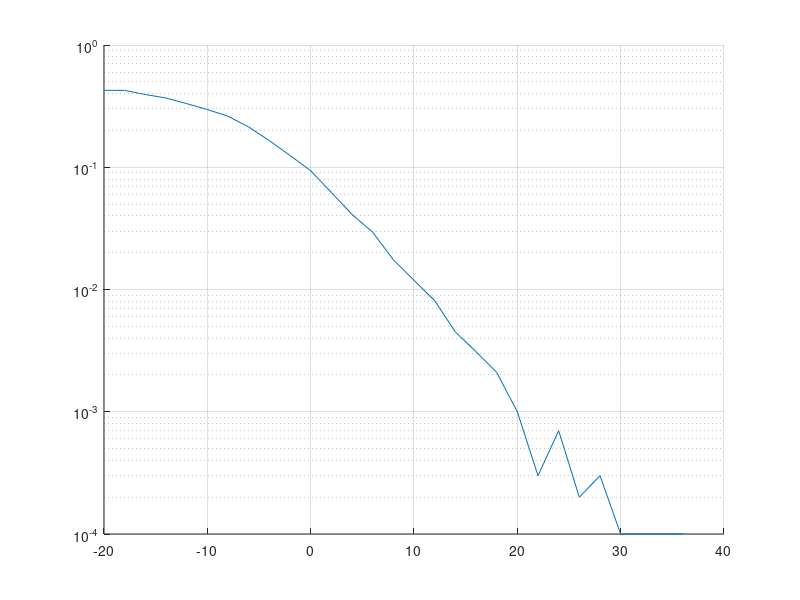

MATLAB code to generate this figure:
N=10000; 
snr =-20:2:40;
data=randn(1,N)>=0; 
info = 2*data-1;
time=0:1:N*1-1;
bitstream_transmit=zeros(1,N);
P=2;
for k=1:N %bpsk
    if(info(k)==1)
        bitstream_transmit(k)=-sqrt(P);
    else
        bitstream_transmit(k)=sqrt(P);
    end
end

%plot(time,data)

error=[]
for i=snr
    h=sqrt(P)*abs(randn(1,N)+j*randn(1,N));
%     norm(h)
%     abs(h)
    snr__ = 10^(i/10);
    std = sqrt(P/snr__);
    n=(std)*randn(1,N);
    channel=bitstream_transmit.*h+n;

    bitstream_received=zeros(1,N);
%     channel=channel./norm(h);
    for k=1:N
        if(channel(k)>=0)  %demodulate bpsk
            bitstream_received(k)=0;
        else
            bitstream_received(k)=1;
        end
    end

    hold on
%     plot(time,bitstream_received)


    ber=sum(xor(data,bitstream_received)/N);
    error=[error ber];
end

semilogy(snr,error)
grid on
 error